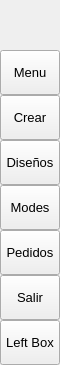
        <widget class="QFrame" name="leftMenuBg">
         <property name="minimumSize">
          <size>
           <width>60</width>
           <height>0</height>
          </size>
         </property>
         <property name="maximumSize">
          <size>
           <width>60</width>
           <height>16777215</height>
          </size>
         </property>
         <property name="frameShape">
          <enum>QFrame::NoFrame</enum>
         </property>
         <property name="frameShadow">
          <enum>QFrame::Raised</enum>
         </property>
         <layout class="QVBoxLayout" name="verticalLayout_3">
          <property name="spacing">
           <number>0</number>
          </property>
          <property name="leftMargin">
           <number>0</number>
          </property>
          <property name="topMargin">
           <number>0</number>
          </property>
          <property name="rightMargin">
           <number>0</number>
          </property>
          <property name="bottomMargin">
           <number>0</number>
          </property>
          <item>
           <widget class="QFrame" name="topLogoInfo">
            <property name="minimumSize">
             <size>
              <width>0</width>
              <height>50</height>
             </size>
            </property>
            <property name="maximumSize">
             <size>
              <width>16777215</width>
              <height>50</height>
             </size>
            </property>
            <property name="frameShape">
             <enum>QFrame::NoFrame</enum>
            </property>
            <property name="frameShadow">
             <enum>QFrame::Raised</enum>
            </property>
            <widget class="QFrame" name="topLogo">
             <property name="geometry">
              <rect>
               <x>10</x>
               <y>5</y>
               <width>42</width>
               <height>42</height>
              </rect>
             </property>
             <property name="minimumSize">
              <size>
               <width>42</width>
               <height>42</height>
              </size>
             </property>
             <property name="maximumSize">
              <size>
               <width>42</width>
               <height>42</height>
              </size>
             </property>
             <property name="frameShape">
              <enum>QFrame::NoFrame</enum>
             </property>
             <property name="frameShadow">
              <enum>QFrame::Raised</enum>
             </property>
            </widget>
            <widget class="QLabel" name="titleLeftApp">
             <property name="geometry">
              <rect>
               <x>70</x>
               <y>8</y>
               <width>160</width>
               <height>20</height>
              </rect>
             </property>
             <property name="font">
              <font>
               <family>Segoe UI Semibold</family>
               <pointsize>12</pointsize>
               <weight>50</weight>
               <italic>false</italic>
               <bold>false</bold>
              </font>
             </property>
             <property name="text">
              <string>PyDracula</string>
             </property>
             <property name="alignment">
              <set>Qt::AlignLeading|Qt::AlignLeft|Qt::AlignTop</set>
             </property>
            </widget>
            <widget class="QLabel" name="titleLeftDescription">
             <property name="geometry">
              <rect>
               <x>70</x>
               <y>27</y>
               <width>160</width>
               <height>16</height>
              </rect>
             </property>
             <property name="maximumSize">
              <size>
               <width>16777215</width>
               <height>16</height>
              </size>
             </property>
             <property name="font">
              <font>
               <family>Segoe UI</family>
               <pointsize>8</pointsize>
               <weight>50</weight>
               <italic>false</italic>
               <bold>false</bold>
              </font>
             </property>
             <property name="text">
              <string>Modern GUI / Flat Style</string>
             </property>
             <property name="alignment">
              <set>Qt::AlignLeading|Qt::AlignLeft|Qt::AlignTop</set>
             </property>
            </widget>
           </widget>
          </item>
          <item>
           <widget class="QFrame" name="leftMenuFrame">
            <property name="frameShape">
             <enum>QFrame::NoFrame</enum>
            </property>
            <property name="frameShadow">
             <enum>QFrame::Raised</enum>
            </property>
            <layout class="QVBoxLayout" name="verticalMenuLayout">
             <property name="spacing">
              <number>0</number>
             </property>
             <property name="leftMargin">
              <number>0</number>
             </property>
             <property name="topMargin">
              <number>0</number>
             </property>
             <property name="rightMargin">
              <number>0</number>
             </property>
             <property name="bottomMargin">
              <number>0</number>
             </property>
             <item>
              <widget class="QFrame" name="toggleBox">
               <property name="maximumSize">
                <size>
                 <width>16777215</width>
                 <height>45</height>
                </size>
               </property>
               <property name="frameShape">
                <enum>QFrame::NoFrame</enum>
               </property>
               <property name="frameShadow">
                <enum>QFrame::Raised</enum>
               </property>
               <layout class="QVBoxLayout" name="verticalLayout_4">
                <property name="spacing">
                 <number>0</number>
                </property>
                <property name="leftMargin">
                 <number>0</number>
                </property>
                <property name="topMargin">
                 <number>0</number>
                </property>
                <property name="rightMargin">
                 <number>0</number>
                </property>
                <property name="bottomMargin">
                 <number>0</number>
                </property>
                <item>
                 <widget class="QPushButton" name="toggleButton">
                  <property name="sizePolicy">
                   <sizepolicy hsizetype="Expanding" vsizetype="Fixed">
                    <horstretch>0</horstretch>
                    <verstretch>0</verstretch>
                   </sizepolicy>
                  </property>
                  <property name="minimumSize">
                   <size>
                    <width>0</width>
                    <height>45</height>
                   </size>
                  </property>
                  <property name="font">
                   <font>
                    <family>Segoe UI</family>
                    <pointsize>10</pointsize>
                    <weight>50</weight>
                    <italic>false</italic>
                    <bold>false</bold>
                   </font>
                  </property>
                  <property name="cursor">
                   <cursorShape>PointingHandCursor</cursorShape>
                  </property>
                  <property name="layoutDirection">
                   <enum>Qt::LeftToRight</enum>
                  </property>
                  <property name="styleSheet">
                   <string notr="true">background-image: url(:/icons/images/icons/icon_menu.png);</string>
                  </property>
                  <property name="text">
                   <string>Menu</string>
                  </property>
                 </widget>
                </item>
               </layout>
              </widget>
             </item>
             <item alignment="Qt::AlignTop">
              <widget class="QFrame" name="topMenu">
               <property name="frameShape">
                <enum>QFrame::NoFrame</enum>
               </property>
               <property name="frameShadow">
                <enum>QFrame::Raised</enum>
               </property>
               <layout class="QVBoxLayout" name="verticalLayout_8">
                <property name="spacing">
                 <number>0</number>
                </property>
                <property name="leftMargin">
                 <number>0</number>
                </property>
                <property name="topMargin">
                 <number>0</number>
                </property>
                <property name="rightMargin">
                 <number>0</number>
                </property>
                <property name="bottomMargin">
                 <number>0</number>
                </property>
                <item>
                 <widget class="QPushButton" name="btn_home">
                  <property name="sizePolicy">
                   <sizepolicy hsizetype="Expanding" vsizetype="Fixed">
                    <horstretch>0</horstretch>
                    <verstretch>0</verstretch>
                   </sizepolicy>
                  </property>
                  <property name="minimumSize">
                   <size>
                    <width>0</width>
                    <height>45</height>
                   </size>
                  </property>
                  <property name="font">
                   <font>
                    <family>Segoe UI</family>
                    <pointsize>10</pointsize>
                    <weight>50</weight>
                    <italic>false</italic>
                    <bold>false</bold>
                   </font>
                  </property>
                  <property name="cursor">
                   <cursorShape>PointingHandCursor</cursorShape>
                  </property>
                  <property name="layoutDirection">
                   <enum>Qt::LeftToRight</enum>
                  </property>
                  <property name="styleSheet">
                   <string notr="true">background-image: url(:/icons/images/icons/cil-home.png);</string>
                  </property>
                  <property name="text">
                   <string>Crear</string>
                  </property>
                 </widget>
                </item>
                <item>
                 <widget class="QPushButton" name="btn_widgets">
                  <property name="sizePolicy">
                   <sizepolicy hsizetype="Expanding" vsizetype="Fixed">
                    <horstretch>0</horstretch>
                    <verstretch>0</verstretch>
                   </sizepolicy>
                  </property>
                  <property name="minimumSize">
                   <size>
                    <width>0</width>
                    <height>45</height>
                   </size>
                  </property>
                  <property name="font">
                   <font>
                    <family>Segoe UI</family>
                    <pointsize>10</pointsize>
                    <weight>50</weight>
                    <italic>false</italic>
                    <bold>false</bold>
                   </font>
                  </property>
                  <property name="cursor">
                   <cursorShape>PointingHandCursor</cursorShape>
                  </property>
                  <property name="layoutDirection">
                   <enum>Qt::LeftToRight</enum>
                  </property>
                  <property name="styleSheet">
                   <string notr="true">background-image: url(:/icons/images/icons/cil-gamepad.png);</string>
                  </property>
                  <property name="text">
                   <string>Diseños</string>
                  </property>
                 </widget>
                </item>
                <item>
                 <widget class="QPushButton" name="btn_new">
                  <property name="sizePolicy">
                   <sizepolicy hsizetype="Expanding" vsizetype="Fixed">
                    <horstretch>0</horstretch>
                    <verstretch>0</verstretch>
                   </sizepolicy>
                  </property>
                  <property name="minimumSize">
                   <size>
                    <width>0</width>
                    <height>45</height>
                   </size>
                  </property>
                  <property name="font">
                   <font>
                    <family>Segoe UI</family>
                    <pointsize>10</pointsize>
                    <weight>50</weight>
                    <italic>false</italic>
                    <bold>false</bold>
                   </font>
                  </property>
                  <property name="cursor">
                   <cursorShape>PointingHandCursor</cursorShape>
                  </property>
                  <property name="layoutDirection">
                   <enum>Qt::LeftToRight</enum>
                  </property>
                  <property name="styleSheet">
                   <string notr="true">background-image: url(:/icons/images/icons/cil-file.png);</string>
                  </property>
                  <property name="text">
                   <string>Modes</string>
                  </property>
                 </widget>
                </item>
                <item>
                 <widget class="QPushButton" name="btn_pedidos">
                  <property name="sizePolicy">
                   <sizepolicy hsizetype="Expanding" vsizetype="Fixed">
                    <horstretch>0</horstretch>
                    <verstretch>0</verstretch>
                   </sizepolicy>
                  </property>
                  <property name="minimumSize">
                   <size>
                    <width>0</width>
                    <height>45</height>
                   </size>
                  </property>
                  <property name="font">
                   <font>
                    <family>Segoe UI</family>
                    <pointsize>10</pointsize>
                    <weight>50</weight>
                    <italic>false</italic>
                    <bold>false</bold>
                   </font>
                  </property>
                  <property name="cursor">
                   <cursorShape>PointingHandCursor</cursorShape>
                  </property>
                  <property name="layoutDirection">
                   <enum>Qt::LeftToRight</enum>
                  </property>
                  <property name="styleSheet">
                   <string notr="true">background-image: url(:/icons/images/icons/cil-save.png);</string>
                  </property>
                  <property name="text">
                   <string>Pedidos</string>
                  </property>
                 </widget>
                </item>
                <item>
                 <widget class="QPushButton" name="btn_exit">
                  <property name="sizePolicy">
                   <sizepolicy hsizetype="Expanding" vsizetype="Fixed">
                    <horstretch>0</horstretch>
                    <verstretch>0</verstretch>
                   </sizepolicy>
                  </property>
                  <property name="minimumSize">
                   <size>
                    <width>0</width>
                    <height>45</height>
                   </size>
                  </property>
                  <property name="font">
                   <font>
                    <family>Segoe UI</family>
                    <pointsize>10</pointsize>
                    <weight>50</weight>
                    <italic>false</italic>
                    <bold>false</bold>
                   </font>
                  </property>
                  <property name="cursor">
                   <cursorShape>PointingHandCursor</cursorShape>
                  </property>
                  <property name="layoutDirection">
                   <enum>Qt::LeftToRight</enum>
                  </property>
                  <property name="styleSheet">
                   <string notr="true">background-image: url(:/icons/images/icons/cil-x.png);</string>
                  </property>
                  <property name="text">
                   <string>Salir</string>
                  </property>
                 </widget>
                </item>
               </layout>
              </widget>
             </item>
             <item alignment="Qt::AlignBottom">
              <widget class="QFrame" name="bottomMenu">
               <property name="frameShape">
                <enum>QFrame::NoFrame</enum>
               </property>
               <property name="frameShadow">
                <enum>QFrame::Raised</enum>
               </property>
               <layout class="QVBoxLayout" name="verticalLayout_9">
                <property name="spacing">
                 <number>0</number>
                </property>
                <property name="leftMargin">
                 <number>0</number>
                </property>
                <property name="topMargin">
                 <number>0</number>
                </property>
                <property name="rightMargin">
                 <number>0</number>
                </property>
                <property name="bottomMargin">
                 <number>0</number>
                </property>
                <item>
                 <widget class="QPushButton" name="toggleLeftBox">
                  <property name="sizePolicy">
                   <sizepolicy hsizetype="Expanding" vsizetype="Fixed">
                    <horstretch>0</horstretch>
                    <verstretch>0</verstretch>
                   </sizepolicy>
                  </property>
                  <property name="minimumSize">
                   <size>
                    <width>0</width>
                    <height>45</height>
                   </size>
                  </property>
                  <property name="font">
                   <font>
                    <family>Segoe UI</family>
                    <pointsize>10</pointsize>
                    <weight>50</weight>
                    <italic>false</italic>
                    <bold>false</bold>
                   </font>
                  </property>
                  <property name="cursor">
                   <cursorShape>PointingHandCursor</cursorShape>
                  </property>
                  <property name="layoutDirection">
                   <enum>Qt::LeftToRight</enum>
                  </property>
                  <property name="styleSheet">
                   <string notr="true">background-image: url(:/icons/images/icons/icon_settings.png);</string>
                  </property>
                  <property name="text">
                   <string>Left Box</string>
                  </property>
                 </widget>
                </item>
               </layout>
              </widget>
             </item>
            </layout>
           </widget>
          </item>
         </layout>
        </widget>
